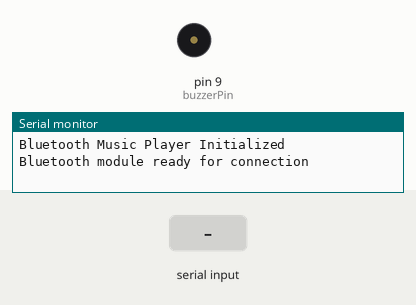
A sketch run on a simulated Arduino Uno, built with avr-gcc and run on an emulated ATmega328P. On the bench: buzzer (waves = sounding), the last lines printed to the serial monitor. The test bench sets the inputs (shaded band).

Above: at 1.2 s.
1.3 s: "1" received over the second serial link
At 1.7 s:
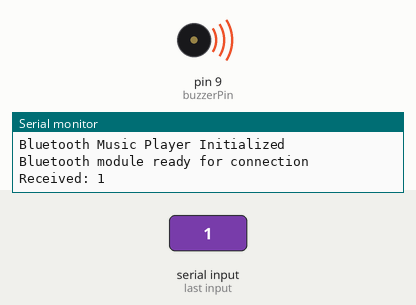
Timing chart, 0 to 4.3 s (numbered marks = the images above; inputs shaded):
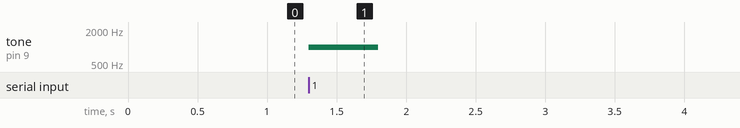

The sketch:

simple-bluetooth-music-player-with-active-buzzer.ino
```cpp
/*
  Project: Simple Bluetooth Music Player with Active Buzzer
  Description: This project uses an HC-05 Bluetooth Module to stream music from a smartphone to an Active Piezo Buzzer.
               The Arduino Uno reads Bluetooth signals and plays corresponding tones on the buzzer.
  Components: Arduino Uno R3, HC-05 Bluetooth Module, Active Piezo Buzzer (5V), Breadboard, Jumper Wires
*/

#include <SoftwareSerial.h>  // Include software serial library to communicate with HC-05

// Pin Definitions
const int buzzerPin = 9;     // Pin connected to the Active Piezo Buzzer
const int rxPin = 10;        // RX pin of the HC-05 connected to Arduino pin 10
const int txPin = 11;        // TX pin of the HC-05 connected to Arduino pin 11

SoftwareSerial bluetooth(rxPin, txPin);  // Create a software serial port for the Bluetooth module

void setup() {
  // Initialize the serial communication for debugging
  Serial.begin(9600);
  Serial.println("Bluetooth Music Player Initialized");

  // Initialize the software serial communication for the Bluetooth module
  bluetooth.begin(9600);
  Serial.println("Bluetooth module ready for connection");

  // Set the buzzer pin as output
  pinMode(buzzerPin, OUTPUT);
}

void loop() {
  // Check if there's any data available from the Bluetooth module
  if (bluetooth.available()) {
    char receivedChar = bluetooth.read();  // Read the character sent from the smartphone
    Serial.print("Received: ");            // Print the received character for debugging
    Serial.println(receivedChar);

    // Play different tones based on the received character
    switch (receivedChar) {
      case '1':
        playTone(1000);  // Play a tone at 1000 Hz
        break;
      case '2':
        playTone(1500);  // Play a tone at 1500 Hz
        break;
      case '3':
        playTone(2000);  // Play a tone at 2000 Hz
        break;
      default:
        noTone(buzzerPin);  // Stop any tone if an unrecognized character is received
        break;
    }
  }
}

// Function to play a tone on the buzzer
void playTone(int frequency) {
  tone(buzzerPin, frequency, 500);  // Play tone with given frequency for 500 ms
  delay(500);                       // Wait for the tone to finish playing
  noTone(buzzerPin);                // Stop the tone
}
```

Measured:
- after the input at 1.3 s, tone on pin 9 (buzzerPin): silent → 1000 Hz at once, → silent 0.50 s later
